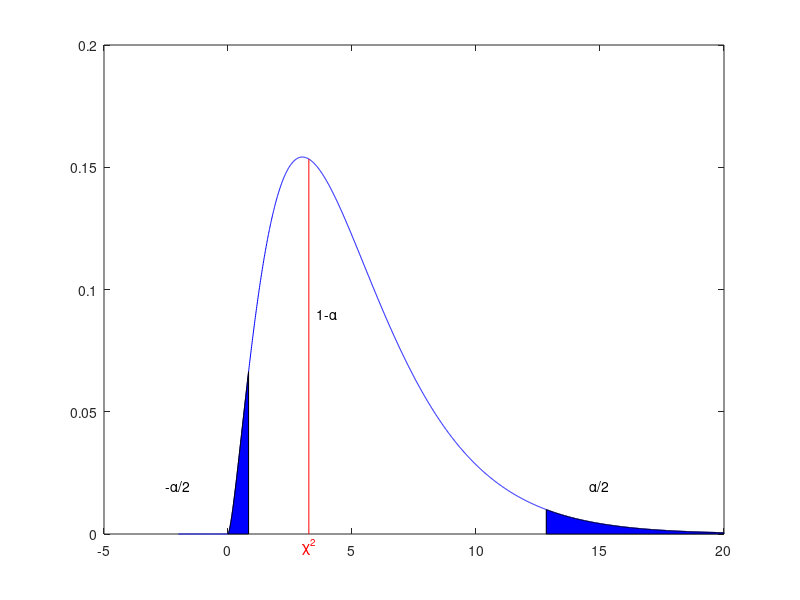

The MATLAB source for this figure:
function esercizio1
    main;
end

function main
    settings;
    mu=3;
    sigma=1;
    var=sigma^2;
    x=[1.9,2.4,3.0,3.5,4.2];
    n=length(x);
    xbar=mean(x);
    chiPow2=0.0;
    for i=1:n
        chiPow2=chiPow2+(((x(i)-xbar)^2)/(var));
    end
    alpha=0.05;
    nu=n;
    chiPow2_alphaMin=chi2inv(alpha/2,nu);
    chiPow2_alphaMax=chi2inv(1-(alpha/2),nu);
    myPlot(chiPow2,nu,chiPow2_alphaMin,chiPow2_alphaMax);
    if(test(chiPow2,nu,chiPow2_alphaMin,chiPow2_alphaMax))
        fprintf("Il produttore dovrebbe essere ancora convinto che le batterie hanno una deviazione standard di 1 anno.\n") %H_0
    else
        fprintf("Il produttore dovrebbe essere convinto che le batterie hanno una deviazione standard diversa da 1 anno.\n") %H_1
    end
end

function h=test(chiPow2,nu,chiPow2_alphaMin,chiPow2_alphaMax)
    f=@(x)chi2pdf(x,nu);
    p_value=2*(1-chi2cdf(abs(chiPow2),nu));
    alpha=integral(f,-inf,chiPow2_alphaMin)+integral(f,chiPow2_alphaMax,inf);
    h=(p_value>=alpha);
end

function myPlot(chiPow2,nu,chiPow2_alphaMin,chiPow2_alphaMax)
    x=-2:0.01:20;
    y=chi2pdf(x,nu);
    plot(x,y,"Color","blue");
    hold on;
    x=-2:0.01:chiPow2_alphaMin;
    y=chi2pdf(x,nu);
    area(x,y,"FaceColor","blue");
    x=chiPow2_alphaMax:0.01:20;
    y=chi2pdf(x,nu);
    area(x,y,"FaceColor","blue");
    line([chiPow2,chiPow2],[0,chi2pdf(chiPow2,nu)],"Color","red");
    text(4,0.09,"1-α","Color","black","HorizontalAlignment","center");
    text(-2,0.02,"-α/2","Color","black","HorizontalAlignment","center");
    text(15,0.02,"α/2","Color","black","HorizontalAlignment","center");
    text(chiPow2,-0.005,"χ^2","Color","red","HorizontalAlignment","center");
end

function settings
    clear;
    close all;
    commandwindow;
    clc;
end